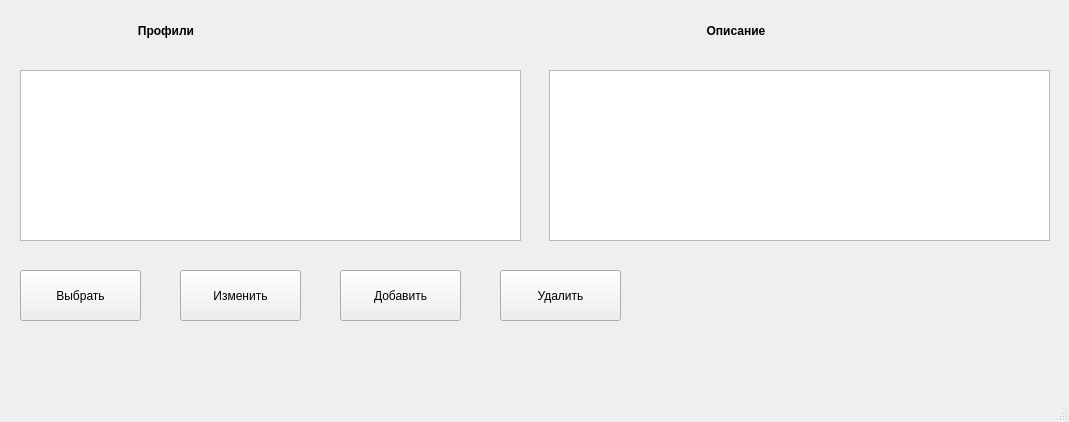
<?xml version="1.0" encoding="UTF-8"?>
<ui version="4.0">
 <class>fmSelectProfil_Ion</class>
 <widget class="QMainWindow" name="fmSelectProfil_Ion">
  <property name="geometry">
   <rect>
    <x>0</x>
    <y>0</y>
    <width>1069</width>
    <height>422</height>
   </rect>
  </property>
  <property name="minimumSize">
   <size>
    <width>1069</width>
    <height>422</height>
   </size>
  </property>
  <property name="maximumSize">
   <size>
    <width>1069</width>
    <height>422</height>
   </size>
  </property>
  <property name="windowTitle">
   <string>Выбор профиля прибора</string>
  </property>
  <widget class="QWidget" name="centralwidget">
   <widget class="QLabel" name="label">
    <property name="geometry">
     <rect>
      <x>20</x>
      <y>20</y>
      <width>292</width>
      <height>21</height>
     </rect>
    </property>
    <property name="font">
     <font>
      <pointsize>9</pointsize>
      <weight>75</weight>
      <bold>true</bold>
     </font>
    </property>
    <property name="text">
     <string>Профили</string>
    </property>
    <property name="alignment">
     <set>Qt::AlignCenter</set>
    </property>
   </widget>
   <widget class="QToolButton" name="tbSelectProfil">
    <property name="geometry">
     <rect>
      <x>20</x>
      <y>270</y>
      <width>121</width>
      <height>51</height>
     </rect>
    </property>
    <property name="font">
     <font>
      <pointsize>9</pointsize>
     </font>
    </property>
    <property name="text">
     <string>Выбрать</string>
    </property>
    <property name="toolButtonStyle">
     <enum>Qt::ToolButtonTextOnly</enum>
    </property>
    <property name="arrowType">
     <enum>Qt::NoArrow</enum>
    </property>
   </widget>
   <widget class="QToolButton" name="tbChangeProfil">
    <property name="geometry">
     <rect>
      <x>180</x>
      <y>270</y>
      <width>121</width>
      <height>51</height>
     </rect>
    </property>
    <property name="font">
     <font>
      <pointsize>9</pointsize>
     </font>
    </property>
    <property name="text">
     <string>Изменить</string>
    </property>
    <property name="toolButtonStyle">
     <enum>Qt::ToolButtonTextOnly</enum>
    </property>
    <property name="arrowType">
     <enum>Qt::NoArrow</enum>
    </property>
   </widget>
   <widget class="QToolButton" name="tbDelProfil">
    <property name="geometry">
     <rect>
      <x>500</x>
      <y>270</y>
      <width>121</width>
      <height>51</height>
     </rect>
    </property>
    <property name="font">
     <font>
      <pointsize>9</pointsize>
     </font>
    </property>
    <property name="text">
     <string>Удалить</string>
    </property>
    <property name="toolButtonStyle">
     <enum>Qt::ToolButtonTextOnly</enum>
    </property>
    <property name="arrowType">
     <enum>Qt::NoArrow</enum>
    </property>
   </widget>
   <widget class="QToolButton" name="tbAddProfil">
    <property name="geometry">
     <rect>
      <x>340</x>
      <y>270</y>
      <width>121</width>
      <height>51</height>
     </rect>
    </property>
    <property name="font">
     <font>
      <pointsize>9</pointsize>
     </font>
    </property>
    <property name="text">
     <string>Добавить</string>
    </property>
    <property name="toolButtonStyle">
     <enum>Qt::ToolButtonTextOnly</enum>
    </property>
    <property name="arrowType">
     <enum>Qt::NoArrow</enum>
    </property>
   </widget>
   <widget class="QTextBrowser" name="tbDescribeProfil">
    <property name="geometry">
     <rect>
      <x>549</x>
      <y>70</y>
      <width>501</width>
      <height>171</height>
     </rect>
    </property>
   </widget>
   <widget class="QLabel" name="label_2">
    <property name="geometry">
     <rect>
      <x>590</x>
      <y>20</y>
      <width>292</width>
      <height>21</height>
     </rect>
    </property>
    <property name="font">
     <font>
      <pointsize>9</pointsize>
      <weight>75</weight>
      <bold>true</bold>
     </font>
    </property>
    <property name="text">
     <string>Описание</string>
    </property>
    <property name="alignment">
     <set>Qt::AlignCenter</set>
    </property>
   </widget>
   <widget class="QListWidget" name="lwProfils_">
    <property name="geometry">
     <rect>
      <x>20</x>
      <y>70</y>
      <width>501</width>
      <height>171</height>
     </rect>
    </property>
   </widget>
  </widget>
  <widget class="QMenuBar" name="menubar">
   <property name="geometry">
    <rect>
     <x>0</x>
     <y>0</y>
     <width>1069</width>
     <height>38</height>
    </rect>
   </property>
  </widget>
  <widget class="QStatusBar" name="statusbar"/>
 </widget>
 <resources/>
 <connections/>
</ui>
